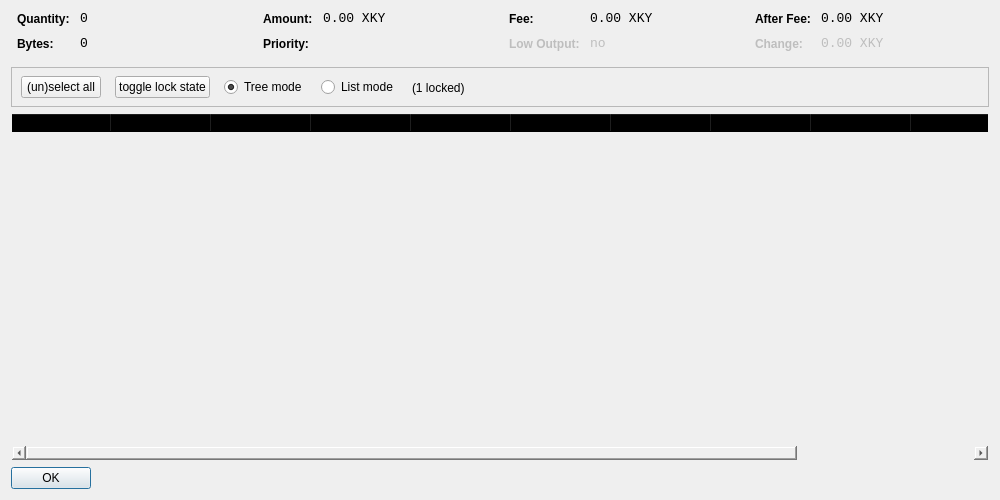
<?xml version="1.0" encoding="UTF-8"?>
<ui version="4.0">
 <class>CoinControlDialog</class>
 <widget class="QDialog" name="CoinControlDialog">
  <property name="geometry">
   <rect>
    <x>0</x>
    <y>0</y>
    <width>1000</width>
    <height>500</height>
   </rect>
  </property>
  <property name="windowTitle">
   <string>Coin Control</string>
  </property>
  <layout class="QVBoxLayout" name="verticalLayout">
   <item>
    <layout class="QHBoxLayout" name="horizontalLayoutTop" stretch="0,0,0,0">
     <property name="topMargin">
      <number>0</number>
     </property>
     <property name="bottomMargin">
      <number>10</number>
     </property>
     <item>
      <layout class="QFormLayout" name="formLayoutCoinControl1">
       <property name="horizontalSpacing">
        <number>10</number>
       </property>
       <property name="verticalSpacing">
        <number>10</number>
       </property>
       <property name="leftMargin">
        <number>6</number>
       </property>
       <property name="rightMargin">
        <number>6</number>
       </property>
       <item row="0" column="0">
        <widget class="QLabel" name="labelCoinControlQuantityText">
         <property name="styleSheet">
          <string notr="true">font-weight:bold;</string>
         </property>
         <property name="text">
          <string>Quantity:</string>
         </property>
        </widget>
       </item>
       <item row="0" column="1">
        <widget class="QLabel" name="labelCoinControlQuantity">
         <property name="font">
          <font>
           <family>Monospace</family>
           <pointsize>10</pointsize>
          </font>
         </property>
         <property name="cursor">
          <cursorShape>IBeamCursor</cursorShape>
         </property>
         <property name="contextMenuPolicy">
          <enum>Qt::ActionsContextMenu</enum>
         </property>
         <property name="text">
          <string notr="true">0</string>
         </property>
         <property name="textInteractionFlags">
          <set>Qt::LinksAccessibleByMouse|Qt::TextSelectableByKeyboard|Qt::TextSelectableByMouse</set>
         </property>
        </widget>
       </item>
       <item row="1" column="0">
        <widget class="QLabel" name="labelCoinControlBytesText">
         <property name="styleSheet">
          <string notr="true">font-weight:bold;</string>
         </property>
         <property name="text">
          <string>Bytes:</string>
         </property>
        </widget>
       </item>
       <item row="1" column="1">
        <widget class="QLabel" name="labelCoinControlBytes">
         <property name="font">
          <font>
           <family>Monospace</family>
           <pointsize>10</pointsize>
          </font>
         </property>
         <property name="cursor">
          <cursorShape>IBeamCursor</cursorShape>
         </property>
         <property name="contextMenuPolicy">
          <enum>Qt::ActionsContextMenu</enum>
         </property>
         <property name="text">
          <string notr="true">0</string>
         </property>
         <property name="textInteractionFlags">
          <set>Qt::LinksAccessibleByMouse|Qt::TextSelectableByKeyboard|Qt::TextSelectableByMouse</set>
         </property>
        </widget>
       </item>
      </layout>
     </item>
     <item>
      <layout class="QFormLayout" name="formLayoutCoinControl2">
       <property name="horizontalSpacing">
        <number>10</number>
       </property>
       <property name="verticalSpacing">
        <number>10</number>
       </property>
       <property name="leftMargin">
        <number>6</number>
       </property>
       <property name="rightMargin">
        <number>6</number>
       </property>
       <item row="0" column="0">
        <widget class="QLabel" name="labelCoinControlAmountText">
         <property name="styleSheet">
          <string notr="true">font-weight:bold;</string>
         </property>
         <property name="text">
          <string>Amount:</string>
         </property>
        </widget>
       </item>
       <item row="0" column="1">
        <widget class="QLabel" name="labelCoinControlAmount">
         <property name="font">
          <font>
           <family>Monospace</family>
           <pointsize>10</pointsize>
          </font>
         </property>
         <property name="cursor">
          <cursorShape>IBeamCursor</cursorShape>
         </property>
         <property name="contextMenuPolicy">
          <enum>Qt::ActionsContextMenu</enum>
         </property>
         <property name="text">
          <string notr="true">0.00 XKY</string>
         </property>
         <property name="textInteractionFlags">
          <set>Qt::LinksAccessibleByMouse|Qt::TextSelectableByKeyboard|Qt::TextSelectableByMouse</set>
         </property>
        </widget>
       </item>
       <item row="1" column="0">
        <widget class="QLabel" name="labelCoinControlPriorityText">
         <property name="styleSheet">
          <string notr="true">font-weight:bold;</string>
         </property>
         <property name="text">
          <string>Priority:</string>
         </property>
        </widget>
       </item>
       <item row="1" column="1">
        <widget class="QLabel" name="labelCoinControlPriority">
         <property name="font">
          <font>
           <family>Monospace</family>
           <pointsize>10</pointsize>
          </font>
         </property>
         <property name="cursor">
          <cursorShape>IBeamCursor</cursorShape>
         </property>
         <property name="contextMenuPolicy">
          <enum>Qt::ActionsContextMenu</enum>
         </property>
         <property name="text">
          <string/>
         </property>
         <property name="textInteractionFlags">
          <set>Qt::LinksAccessibleByMouse|Qt::TextSelectableByKeyboard|Qt::TextSelectableByMouse</set>
         </property>
        </widget>
       </item>
      </layout>
     </item>
     <item>
      <layout class="QFormLayout" name="formLayoutCoinControl3">
       <property name="horizontalSpacing">
        <number>10</number>
       </property>
       <property name="verticalSpacing">
        <number>10</number>
       </property>
       <property name="leftMargin">
        <number>6</number>
       </property>
       <property name="rightMargin">
        <number>6</number>
       </property>
       <item row="0" column="0">
        <widget class="QLabel" name="labelCoinControlFeeText">
         <property name="styleSheet">
          <string notr="true">font-weight:bold;</string>
         </property>
         <property name="text">
          <string>Fee:</string>
         </property>
        </widget>
       </item>
       <item row="0" column="1">
        <widget class="QLabel" name="labelCoinControlFee">
         <property name="font">
          <font>
           <family>Monospace</family>
           <pointsize>10</pointsize>
          </font>
         </property>
         <property name="cursor">
          <cursorShape>IBeamCursor</cursorShape>
         </property>
         <property name="contextMenuPolicy">
          <enum>Qt::ActionsContextMenu</enum>
         </property>
         <property name="text">
          <string notr="true">0.00 XKY</string>
         </property>
         <property name="textInteractionFlags">
          <set>Qt::LinksAccessibleByMouse|Qt::TextSelectableByKeyboard|Qt::TextSelectableByMouse</set>
         </property>
        </widget>
       </item>
       <item row="1" column="0">
        <widget class="QLabel" name="labelCoinControlLowOutputText">
         <property name="enabled">
          <bool>false</bool>
         </property>
         <property name="styleSheet">
          <string notr="true">font-weight:bold;</string>
         </property>
         <property name="text">
          <string>Low Output:</string>
         </property>
        </widget>
       </item>
       <item row="1" column="1">
        <widget class="QLabel" name="labelCoinControlLowOutput">
         <property name="enabled">
          <bool>false</bool>
         </property>
         <property name="font">
          <font>
           <family>Monospace</family>
           <pointsize>10</pointsize>
          </font>
         </property>
         <property name="cursor">
          <cursorShape>IBeamCursor</cursorShape>
         </property>
         <property name="contextMenuPolicy">
          <enum>Qt::ActionsContextMenu</enum>
         </property>
         <property name="text">
          <string notr="true">no</string>
         </property>
         <property name="textInteractionFlags">
          <set>Qt::LinksAccessibleByMouse|Qt::TextSelectableByKeyboard|Qt::TextSelectableByMouse</set>
         </property>
        </widget>
       </item>
      </layout>
     </item>
     <item>
      <layout class="QFormLayout" name="formLayoutCoinControl4">
       <property name="horizontalSpacing">
        <number>10</number>
       </property>
       <property name="verticalSpacing">
        <number>10</number>
       </property>
       <property name="leftMargin">
        <number>6</number>
       </property>
       <property name="rightMargin">
        <number>6</number>
       </property>
       <item row="0" column="0">
        <widget class="QLabel" name="labelCoinControlAfterFeeText">
         <property name="styleSheet">
          <string notr="true">font-weight:bold;</string>
         </property>
         <property name="text">
          <string>After Fee:</string>
         </property>
        </widget>
       </item>
       <item row="0" column="1">
        <widget class="QLabel" name="labelCoinControlAfterFee">
         <property name="font">
          <font>
           <family>Monospace</family>
           <pointsize>10</pointsize>
          </font>
         </property>
         <property name="cursor">
          <cursorShape>IBeamCursor</cursorShape>
         </property>
         <property name="contextMenuPolicy">
          <enum>Qt::ActionsContextMenu</enum>
         </property>
         <property name="text">
          <string notr="true">0.00 XKY</string>
         </property>
         <property name="textInteractionFlags">
          <set>Qt::LinksAccessibleByMouse|Qt::TextSelectableByKeyboard|Qt::TextSelectableByMouse</set>
         </property>
        </widget>
       </item>
       <item row="1" column="0">
        <widget class="QLabel" name="labelCoinControlChangeText">
         <property name="enabled">
          <bool>false</bool>
         </property>
         <property name="styleSheet">
          <string notr="true">font-weight:bold;</string>
         </property>
         <property name="text">
          <string>Change:</string>
         </property>
        </widget>
       </item>
       <item row="1" column="1">
        <widget class="QLabel" name="labelCoinControlChange">
         <property name="enabled">
          <bool>false</bool>
         </property>
         <property name="font">
          <font>
           <family>Monospace</family>
           <pointsize>10</pointsize>
          </font>
         </property>
         <property name="cursor">
          <cursorShape>IBeamCursor</cursorShape>
         </property>
         <property name="contextMenuPolicy">
          <enum>Qt::ActionsContextMenu</enum>
         </property>
         <property name="text">
          <string notr="true">0.00 XKY</string>
         </property>
         <property name="textInteractionFlags">
          <set>Qt::LinksAccessibleByMouse|Qt::TextSelectableByKeyboard|Qt::TextSelectableByMouse</set>
         </property>
        </widget>
       </item>
      </layout>
     </item>
    </layout>
   </item>
   <item>
    <widget class="QFrame" name="frame">
     <property name="minimumSize">
      <size>
       <width>0</width>
       <height>40</height>
      </size>
     </property>
     <property name="frameShape">
      <enum>QFrame::StyledPanel</enum>
     </property>
     <property name="frameShadow">
      <enum>QFrame::Sunken</enum>
     </property>
     <widget class="QWidget" name="horizontalLayoutWidget">
      <property name="geometry">
       <rect>
        <x>10</x>
        <y>0</y>
        <width>781</width>
        <height>41</height>
       </rect>
      </property>
      <layout class="QHBoxLayout" name="horizontalLayoutPanel" stretch="0,0,0,0,0,0">
       <property name="spacing">
        <number>14</number>
       </property>
       <item>
        <widget class="QPushButton" name="pushButtonSelectAll">
         <property name="sizePolicy">
          <sizepolicy hsizetype="Maximum" vsizetype="Fixed">
           <horstretch>0</horstretch>
           <verstretch>0</verstretch>
          </sizepolicy>
         </property>
         <property name="text">
          <string>(un)select all</string>
         </property>
        </widget>
       </item>
       <item>
        <widget class="QPushButton" name="pushButtonToggleLock">
         <property name="sizePolicy">
          <sizepolicy hsizetype="Maximum" vsizetype="Fixed">
           <horstretch>0</horstretch>
           <verstretch>0</verstretch>
          </sizepolicy>
         </property>
         <property name="text">
          <string>toggle lock state</string>
         </property>
         <property name="autoDefault">
          <bool>false</bool>
         </property>
        </widget>
       </item>
       <item>
        <widget class="QRadioButton" name="radioTreeMode">
         <property name="sizePolicy">
          <sizepolicy hsizetype="Maximum" vsizetype="Fixed">
           <horstretch>0</horstretch>
           <verstretch>0</verstretch>
          </sizepolicy>
         </property>
         <property name="text">
          <string>Tree mode</string>
         </property>
         <property name="checked">
          <bool>true</bool>
         </property>
        </widget>
       </item>
       <item>
        <widget class="QRadioButton" name="radioListMode">
         <property name="sizePolicy">
          <sizepolicy hsizetype="Maximum" vsizetype="Fixed">
           <horstretch>0</horstretch>
           <verstretch>0</verstretch>
          </sizepolicy>
         </property>
         <property name="text">
          <string>List mode</string>
         </property>
        </widget>
       </item>
       <item>
        <widget class="QLabel" name="labelLocked">
         <property name="text">
          <string>(1 locked)</string>
         </property>
        </widget>
       </item>
       <item>
        <spacer name="horizontalSpacer">
         <property name="orientation">
          <enum>Qt::Horizontal</enum>
         </property>
         <property name="sizeHint" stdset="0">
          <size>
           <width>40</width>
           <height>20</height>
          </size>
         </property>
        </spacer>
       </item>
      </layout>
     </widget>
    </widget>
   </item>
   <item>
    <widget class="CoinControlTreeWidget" name="treeWidget">
     <property name="contextMenuPolicy">
      <enum>Qt::CustomContextMenu</enum>
     </property>
     <property name="styleSheet">
      <string notr="true">background-color:transparent</string>
     </property>
     <property name="sortingEnabled">
      <bool>false</bool>
     </property>
     <property name="columnCount">
      <number>12</number>
     </property>
     <attribute name="headerShowSortIndicator" stdset="0">
      <bool>true</bool>
     </attribute>
     <attribute name="headerStretchLastSection">
      <bool>false</bool>
     </attribute>
     <column>
      <property name="text">
       <string/>
      </property>
     </column>
     <column>
      <property name="text">
       <string>Amount</string>
      </property>
     </column>
     <column>
      <property name="text">
       <string>Label</string>
      </property>
     </column>
     <column>
      <property name="text">
       <string>Address</string>
      </property>
     </column>
     <column>
      <property name="text">
       <string>Darksend Rounds</string>
      </property>
     </column>
     <column>
      <property name="text">
       <string>Date</string>
      </property>
     </column>
     <column>
      <property name="text">
       <string>Confirmations</string>
      </property>
      <property name="toolTip">
       <string>Confirmed</string>
      </property>
     </column>
     <column>
      <property name="text">
       <string>Priority</string>
      </property>
     </column>
     <column>
      <property name="text">
       <string/>
      </property>
     </column>
     <column>
      <property name="text">
       <string/>
      </property>
     </column>
     <column>
      <property name="text">
       <string/>
      </property>
     </column>
     <column>
      <property name="text">
       <string/>
      </property>
     </column>
    </widget>
   </item>
   <item>
    <widget class="QDialogButtonBox" name="buttonBox">
     <property name="sizePolicy">
      <sizepolicy hsizetype="Maximum" vsizetype="Fixed">
       <horstretch>0</horstretch>
       <verstretch>0</verstretch>
      </sizepolicy>
     </property>
     <property name="orientation">
      <enum>Qt::Horizontal</enum>
     </property>
     <property name="standardButtons">
      <set>QDialogButtonBox::Ok</set>
     </property>
    </widget>
   </item>
  </layout>
 </widget>
 <customwidgets>
  <customwidget>
   <class>CoinControlTreeWidget</class>
   <extends>QTreeWidget</extends>
   <header>coincontroltreewidget.h</header>
  </customwidget>
 </customwidgets>
 <resources/>
 <connections/>
</ui>
